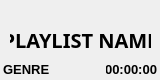
<?xml version="1.0" encoding="UTF-8"?>
<ui version="4.0">
 <class>playlistCardClass</class>
 <widget class="QWidget" name="playlistCardClass">
  <property name="geometry">
   <rect>
    <x>0</x>
    <y>0</y>
    <width>160</width>
    <height>80</height>
   </rect>
  </property>
  <property name="windowTitle">
   <string>Form</string>
  </property>
  <widget class="QLabel" name="totalPlaylistTime">
   <property name="geometry">
    <rect>
     <x>106</x>
     <y>61</y>
     <width>51</width>
     <height>16</height>
    </rect>
   </property>
   <property name="font">
    <font>
     <family>Arial</family>
     <pointsize>10</pointsize>
     <bold>true</bold>
    </font>
   </property>
   <property name="text">
    <string>00:00:00</string>
   </property>
   <property name="alignment">
    <set>Qt::AlignmentFlag::AlignRight|Qt::AlignmentFlag::AlignTrailing|Qt::AlignmentFlag::AlignVCenter</set>
   </property>
  </widget>
  <widget class="QLabel" name="playlistGenreLabel">
   <property name="geometry">
    <rect>
     <x>3</x>
     <y>61</y>
     <width>81</width>
     <height>16</height>
    </rect>
   </property>
   <property name="font">
    <font>
     <pointsize>10</pointsize>
     <bold>true</bold>
    </font>
   </property>
   <property name="text">
    <string>GENRE</string>
   </property>
  </widget>
  <widget class="QLabel" name="playlistNameLabel">
   <property name="geometry">
    <rect>
     <x>10</x>
     <y>30</y>
     <width>141</width>
     <height>20</height>
    </rect>
   </property>
   <property name="font">
    <font>
     <family>Yu Gothic</family>
     <pointsize>15</pointsize>
     <bold>true</bold>
    </font>
   </property>
   <property name="frameShape">
    <enum>QFrame::Shape::NoFrame</enum>
   </property>
   <property name="text">
    <string>PLAYLIST NAME</string>
   </property>
   <property name="alignment">
    <set>Qt::AlignmentFlag::AlignCenter</set>
   </property>
  </widget>
 </widget>
 <resources/>
 <connections/>
</ui>
